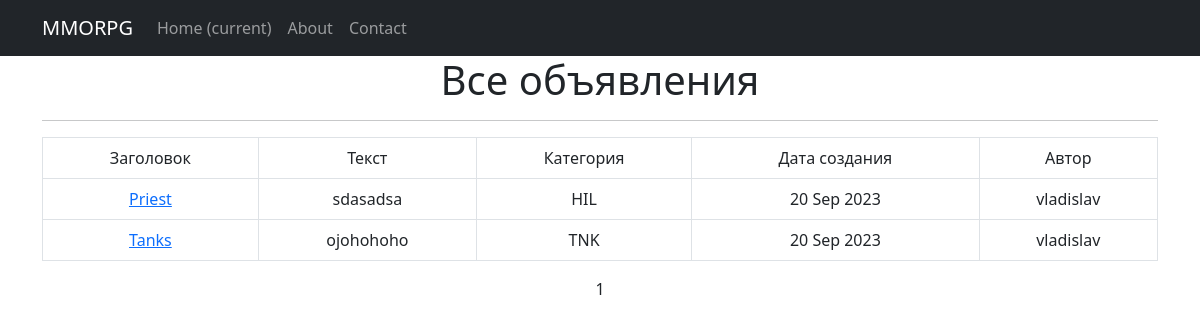
The page / on the database its author committed.
### mmo/models.py (models this page shows, shortened)
class Post(models.Model):
    post_title = models.CharField(max_length=255)
    post_text = models.TextField()
    time_create = models.DateTimeField(auto_now_add=True)
    category = models.CharField(max_length=3, choices=CATEGORY, default=tanks)
    user = models.ForeignKey(User, on_delete=models.CASCADE, null=True)

### mmo/views.py (the view)
# urls.py: path('', PostList.as_view(), name='posts'),
class PostList(ListView):
    model = Post
    ordering = '-time_create'
    template_name = 'posts.html'
    context_object_name = 'posts'
    paginate_by = 10

### templates/posts.html (shortened to what this page needs)
{% extends 'flatpages/default.html' %}
{% block content %}
   <h1>Все объявления</h1>
   <hr>
   {% if posts %}
        <table class="table table-bordered">
            <tr>
               <td>Заголовок</td>
               <td>Текст</td>
               <td>Категория</td>
               <td>Дата создания</td>
               <td>Автор</td>
            </tr>
            {% for post in posts %}
            <tr>
               <td><a href="{% url 'post' post.id %}">{{ post.post_title }}</a></td>
               <td>{{ post.post_text|truncatechars:20 }}</td>
               <td>{{ post.category }}</td>
               <td>{{ post.time_create|date:'d M Y' }}</td>
               <td>{{ post.user }}</td>
            </tr>
            {% endfor %}
        </table>
    {% else %}
       <h2>Объявлений нет!</h2>
    {% endif %}
    {{ page_obj.number }}
{% endblock content %}

### templates/flatpages/default.html (shortened to what this page needs)
<!DOCTYPE html>
<html lang="en">
    <head>
        {% load static %}
        <link href="{% static 'css/styles.css' %}" rel="stylesheet" />
    </head>
    <body>
        <nav class="navbar navbar-expand-lg navbar-dark bg-dark static-top">
            <div class="container">
                <a class="navbar-brand" href="/">MMORPG</a>
                <div class="collapse navbar-collapse" id="navbarResponsive">
                    <ul class="navbar-nav ml-auto">
                        <li class="nav-item active">
                            <a class="nav-link" href="#">Home
                                <span class="sr-only">(current)</span>
                            </a>
                        </li>
                        <li class="nav-item">
                            <a class="nav-link" href="/about/">About</a>
                        </li>
                        <li class="nav-item">
                            <a class="nav-link" href="/contacts/">Contact</a>
                        </li>
                    </ul>
                </div>
            </div>
         </nav>
        <div class="container">
            <div class="row">
                <div class="col-lg-12 text-center">
                    {% block content %}{% endblock content %}
                </div>
            </div>
         </div>
    </body>
</html>

### rows shown on the page
Post: post_title "Priest", post_text "sdasadsa", category "HIL", time_create "20 Sep 2023", user "vladislav"
Post: post_title "Tanks", post_text "ojohohoho", category "TNK", time_create "20 Sep 2023", user "vladislav"

### other values the page prints
{{ page_obj.number }} "1"
